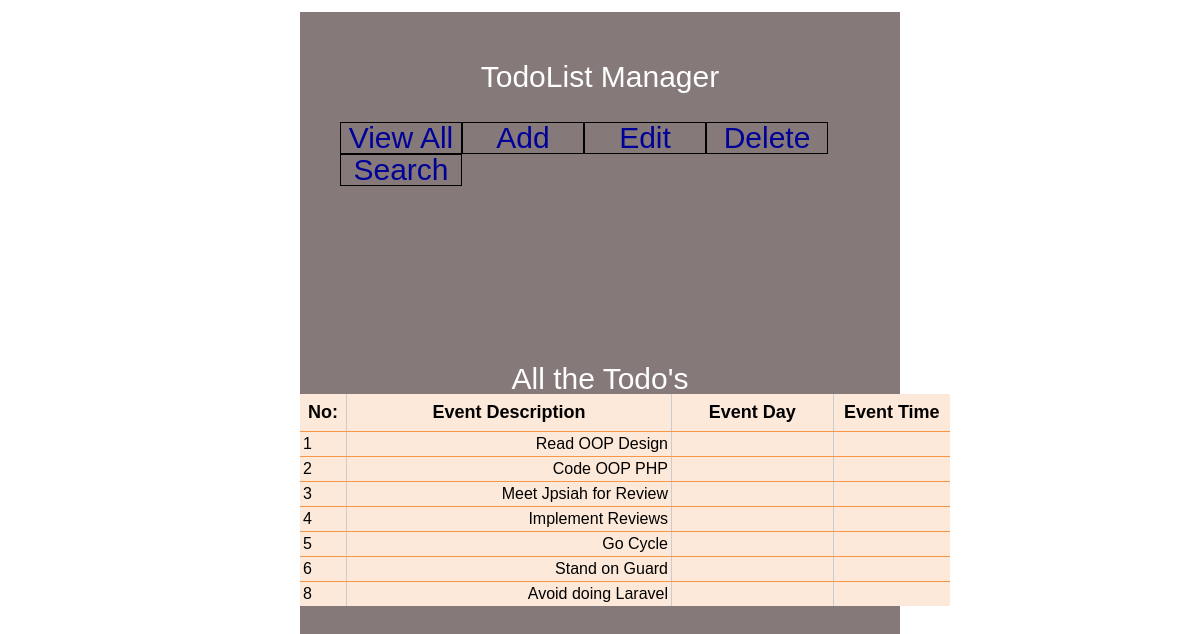
The page / on the database its author committed.
### tables this page shows
CREATE TABLE IF NOT EXISTS `duties` (
  `id` int(11) NOT NULL,
  `duty_desc` varchar(100) NOT NULL,
  PRIMARY KEY (`id`)
);

### includes/class_autoload.php (called while the page is built, shortened)
<?php
function myAutoLoader($className){
    $filename = "classes/".$className.".php";
}
?>

### classes/DatabaseClass.php (called while the page is built, shortened)
<?php
class DatabaseClass{
	public function connect(){
		$this->servername = "localhost";
		$this->username = "root";
		$this->password = "";
		$this->databasename = "todolist";
		$conn = new mysqli($this->servername,$this->username,$this->password,$this->databasename);
		return $conn;
	}
	public function getlist(){
		$result = "SELECT * FROM duties";
		$result = mysqli_query($this->connect(),$result);
	    return $result;
	}
}

### index.php (the view, shortened to what this page needs)
<?php
include 'includes/class_autoload.php';
$database = new DatabaseClass();
$database->connect();
$result=$database->getlist();
?>
<html>
<link rel="stylesheet" type="text/css" href="includes/style.css">
<body>
<head></head>
<article>
	<p>TodoList Manager</p>
	<nav>
		<ul>
			<li><a href="index.php">View All</a></li>
			<li><a href="add.php">Add</a></li>
			<li><a href="update.php">Edit</a></li>
			<li><a href="delete.php">Delete</a></li>
			<li><a href="search.php">Search<a></li>
</article >
<article id="content">
	<div id="main">
		All the Todo's
<table class="timecard">
	<thead>
		<tr>
			<th id="thNo">No:</th>
			<th id="thDesc">Event Description</th>
			<th id="thDay">Event Day</th>
			<th id="thTime">Event Time</th>
		</tr>
	</thead>
	<tbody>
		<?php
        while($row = mysqli_fetch_assoc($result)){
        ?>
		<tr class="odd">
			<th><?php echo $row['id']; ?></th>
			<td><?php echo $row['duty_desc']; ?></td>
			<td><?php echo $row['event_day']; ?></td>
			<td><?php echo $row['event_time']; ?></td>
		</tr>
		<?php }?>
	</tbody>
</table>
</div>
</article>
</body>
</html>

### includes/style.css (style rules this page uses)
body { padding:0; margin:0; background-color:; }
li { display:block; width:120px; float:left; margin-left:; border:1px solid #000; }
a { display:block; padding:0px; text-decoration:none; background-color:; color:#009; }
article { max-width:50%; height:90%; background-color:#867979; margin-left: 25%; margin-right: 25%; margin-top: 1%; margin-bottom: 1%; color:#ffffff; font: 30px/30px "Trebuchet MS", Arial, Helvetica, sans-serif; }
#content { margin-top:-40%; height: 10%; }
p { text-align:center;margin-top: 0px; }
article { text-align: center;padding-top: 50px; }
table.timecard { margin: auto; width: 650px; border-collapse: collapse; border: 1px solid #fff; border-style: hidden; }
table.timecard thead th { padding: 8px; background-color: #fde9d9; font-size: large; }
table.timecard thead th#thNo { width: 1%; }
table.timecard thead th#thDesc { width: 50%; }
table.timecard thead th#thTime { width: 18%; }
table.timecard th, table.timecard td { background-color: #fde9d9; padding: 3px; border-width: 1px; border-style: solid; border-color: #f79646 #ccc; }
table.timecard td { text-align: right; }
table.timecard tbody th { text-align: left; font-weight: normal; }

### rows shown on the page
duties: id "1", duty_desc "Read OOP Design"
duties: id "2", duty_desc "Code OOP PHP"
duties: id "3", duty_desc "Meet Jpsiah for Review"
duties: id "4", duty_desc "Implement Reviews"
duties: id "5", duty_desc "Go Cycle"
duties: id "6", duty_desc "Stand on Guard"
duties: id "8", duty_desc "Avoid doing Laravel"
